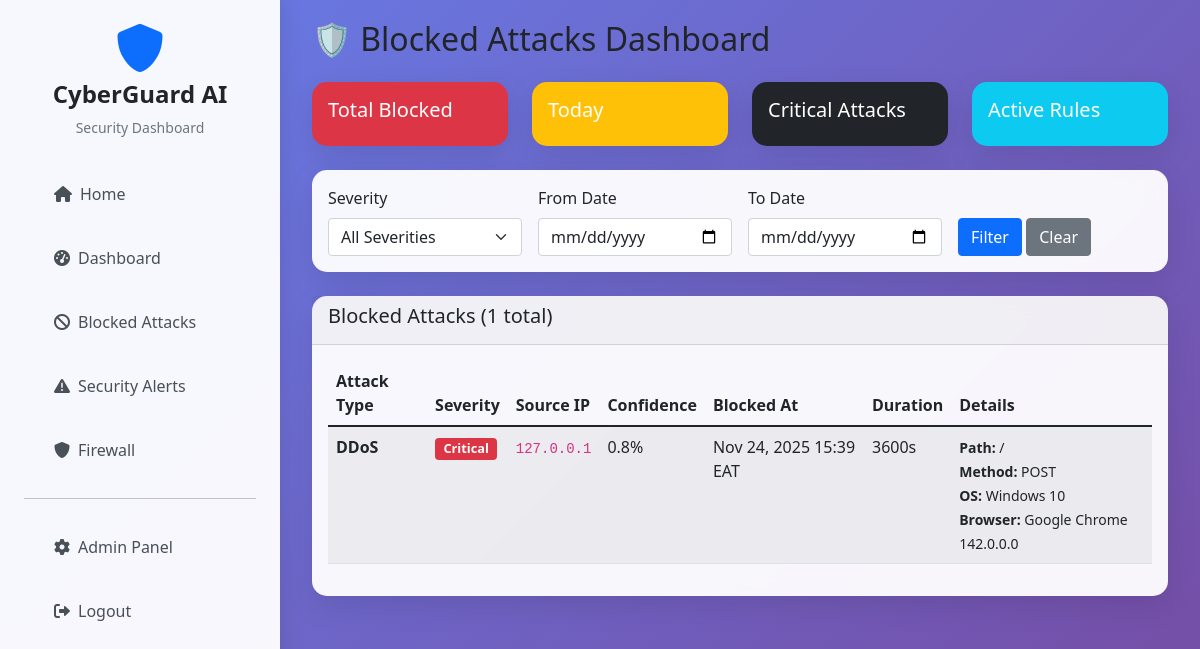
Screenshot of /firewall/blocked/ (signed in) with the database file from the repository.
### cyberattack/models.py (models this page shows, shortened)
class BlockedAttack(models.Model):
    attack_type = models.IntegerField(choices=AttackLog.ATTACK_TYPES)
    attack_name = models.CharField(max_length=100)
    severity = models.CharField(max_length=20, choices=AttackLog.SEVERITY_LEVELS)
    confidence_score = models.FloatField()
    source_ip = models.GenericIPAddressField()
    user_agent = models.TextField(blank=True)
    request_path = models.CharField(max_length=500, blank=True)
    request_method = models.CharField(max_length=10, blank=True)
    os_info = models.CharField(max_length=200, blank=True)
    browser_info = models.CharField(max_length=200, blank=True)
    device_type = models.CharField(max_length=100, blank=True)
    screen_resolution = models.CharField(max_length=50, blank=True)
    timezone = models.CharField(max_length=100, blank=True)
    language = models.CharField(max_length=50, blank=True)
    country = models.CharField(max_length=100, blank=True)
    city = models.CharField(max_length=100, blank=True)
    isp = models.CharField(max_length=200, blank=True)
    firewall_rule = models.ForeignKey(FirewallRule, on_delete=models.SET_NULL, null=True, blank=True)
    blocked_at = models.DateTimeField(default=django_timezone.now)
    block_duration = models.IntegerField(default=3600)  # seconds
    destination_port = models.FloatField()
    flow_bytes_s = models.FloatField()
    flow_packets_s = models.FloatField()
    class Meta:
        ordering = ['-blocked_at']
        indexes = [
            models.Index(fields=['source_ip']),
            models.Index(fields=['blocked_at']),
            models.Index(fields=['attack_type']),
        ]

### cyberattack/firewall_views.py (the view)
# urls.py: path('firewall/blocked/', firewall_views.blocked_attacks, name='blocked_attacks'),
@login_required
@user_passes_test(is_admin)
def blocked_attacks(request):
    attacks = BlockedAttack.objects.all().order_by('-blocked_at')
    attack_type = request.GET.get('attack_type')
    severity = request.GET.get('severity')
    ip_address = request.GET.get('ip_address')
    if attack_type:
        attacks = attacks.filter(attack_type=attack_type)
    if severity:
        attacks = attacks.filter(severity=severity)
    if ip_address:
        attacks = attacks.filter(source_ip__icontains=ip_address)
    paginator = Paginator(attacks, 25)
    page_number = request.GET.get('page')
    page_obj = paginator.get_page(page_number)
    context = {
        'page_obj': page_obj,
        'attack_types': BlockedAttack._meta.get_field('attack_type').choices,
        'severities': BlockedAttack._meta.get_field('severity').choices,
        'current_filters': {
            'attack_type': attack_type,
            'severity': severity,
            'ip_address': ip_address,
        }
    }
    return render(request, 'cyberattack/blocked_attacks.html', context)

### cyberattack/firewall.py (called while the page is built)
    def is_ip_blocked(self, ip_address):
        try:
            active_rules = FirewallRule.objects.filter(
                rule_type='block_ip',
                rule_value=ip_address,
                is_active=True
            )
            for rule in active_rules:
                if rule.expires_at and rule.expires_at < timezone.now():
                    rule.is_active = False
                    rule.save()
                else:
                    return True
            return False
        except Exception as e:
            logger.error(f"Error checking IP block status: {str(e)}")
            return False

    def get_client_ip(self, request):
        x_forwarded_for = request.META.get('HTTP_X_FORWARDED_FOR')
        if x_forwarded_for:
            ip = x_forwarded_for.split(',')[0]
        else:
            ip = request.META.get('REMOTE_ADDR')
        return ip

### cyberattack/firewall_views.py (called while the page is built)
def is_admin(user):
    return user.is_staff or user.is_superuser

### cyberattack/models.py (called while the page is built)
    @classmethod
    def get_status(cls):
        maintenance, created = cls.objects.get_or_create(pk=1)
        return maintenance

### cyberattack/templates/cyberattack/blocked_attacks.html (shortened to what this page needs)
{% extends 'cyberattack/base.html' %}
{% block content %}
<div class="container-fluid">
    <div class="row">
        <div class="col-12">
            <h2 class="mb-4">🛡️ Blocked Attacks Dashboard</h2>
            <div class="row mb-4">
                <div class="col-md-3">
                    <div class="card bg-danger text-white">
                        <div class="card-body">
                            <h5>Total Blocked</h5>
                        </div>
                    </div>
                </div>
                <div class="col-md-3">
                    <div class="card bg-warning text-white">
                        <div class="card-body">
                            <h5>Today</h5>
                        </div>
                    </div>
                </div>
                <div class="col-md-3">
                    <div class="card bg-dark text-white">
                        <div class="card-body">
                            <h5>Critical Attacks</h5>
                        </div>
                    </div>
                </div>
                <div class="col-md-3">
                    <div class="card bg-info text-white">
                        <div class="card-body">
                            <h5>Active Rules</h5>
                        </div>
                    </div>
                </div>
            </div>
            <div class="card mb-4">
                <div class="card-body">
                    <form method="get" class="row g-3">
                        <div class="col-md-3">
                            <label for="severity" class="form-label">Severity</label>
                            <select name="severity" id="severity" class="form-select">
                                <option value="">All Severities</option>
                            </select>
                        </div>
                        <div class="col-md-3">
                            <label for="date_from" class="form-label">From Date</label>
                            <input type="date" name="date_from" id="date_from" class="form-control" value="{{ date_from }}">
                        </div>
                        <div class="col-md-3">
                            <label for="date_to" class="form-label">To Date</label>
                            <input type="date" name="date_to" id="date_to" class="form-control" value="{{ date_to }}">
                        </div>
                        <div class="col-md-3">
                            <label class="form-label">&nbsp;</label>
                            <div>
                                <button type="submit" class="btn btn-primary">Filter</button>
                                <a href="{% url 'blocked_attacks_tracking' %}" class="btn btn-secondary">Clear</a>
                            </div>
                        </div>
                    </form>
                </div>
            </div>
            <div class="card">
                <div class="card-header">
                    <h5>Blocked Attacks ({{ page_obj.paginator.count }} total)</h5>
                </div>
                <div class="card-body">
                    <div class="table-responsive">
                        <table class="table table-striped">
                            <thead>
                                <tr>
                                    <th>Attack Type</th>
                                    <th>Severity</th>
                                    <th>Source IP</th>
                                    <th>Confidence</th>
                                    <th>Blocked At</th>
                                    <th>Duration</th>
                                    <th>Details</th>
                                </tr>
                            </thead>
                            <tbody>
                                {% for attack in page_obj %}
                                <tr>
                                    <td><strong>{{ attack.attack_name }}</strong></td>
                                    <td>
                                        <span class="badge
                                            {% if attack.severity == 'Critical' %}bg-danger
                                            {% elif attack.severity == 'High' %}bg-warning
                                            {% elif attack.severity == 'Medium' %}bg-info
                                            {% else %}bg-success{% endif %}">
                                            {{ attack.severity }}
                                        </span>
                                    </td>
                                    <td><code>{{ attack.source_ip }}</code></td>
                                    <td>{{ attack.confidence_score|floatformat:1 }}%</td>
                                    <td>{{ attack.blocked_at|date:"M d, Y H:i T" }}</td>
                                    <td>{{ attack.block_duration }}s</td>
                                    <td>
                                        <small>
                                            <strong>Path:</strong> {{ attack.request_path }}<br>
                                            <strong>Method:</strong> {{ attack.request_method }}<br>
                                            <strong>OS:</strong> {{ attack.os_info }}<br>
                                            <strong>Browser:</strong> {{ attack.browser_info }}
                                        </small>
                                    </td>
                                </tr>
                                {% empty %}
                                <tr>
                                    <td colspan="7" class="text-center">No blocked attacks found.</td>
                                </tr>
                                {% endfor %}
                            </tbody>
                        </table>
                    </div>
                </div>
            </div>
        </div>
    </div>
</div>
{% endblock %}

### cyberattack/templates/cyberattack/base.html (style rules this page uses)
:root { --primary-gradient: linear-gradient(135deg, #667eea 0%, #764ba2 100%); --secondary-gradient: linear-gradient(135deg, #f093fb 0%, #f5576c 100%); --success-gradient: linear-gradient(135deg, #4facfe 0%, #00f2fe 100%); --dark-gradient: linear-gradient(135deg, #2c3e50 0%, #34495e 100%); }
body { font-family: 'Segoe UI', Tahoma, Geneva, Verdana, sans-serif; background: var(--primary-gradient); min-height: 100vh; margin: 0; }
.card { background: rgba(255,255,255,0.95); border: none; border-radius: 15px; box-shadow: 0 10px 30px rgba(0,0,0,0.1); backdrop-filter: blur(10px); }
.badge { font-size: 0.8em; }

### rows the page displays
BlockedAttack: attack_name "DDoS", severity "Critical", source_ip "127.0.0.1", confidence_score "0.8", blocked_at "Nov 24, 2025 15:39 EAT", block_duration "3600", request_path "/", request_method "POST", os_info "Windows 10", browser_info "Google Chrome 142.0.0.0"

### other values shown
{{ page_obj.paginator.count }} "1"
